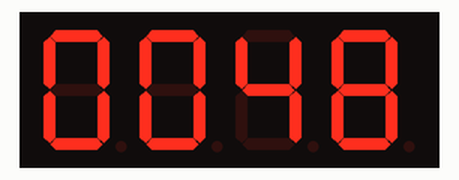
The sketch below on a simulated Arduino Uno, built with avr-gcc and run on an emulated ATmega328P. Shown: 4-digit seven-segment display. Wiring (inferred from the names in the program): 4-digit 7-segment display, segments lit when LOW: segments pin 6, pin 7, pin 8, pin 9, pin 10, pin 11, pin 12, pin 13; digit selects pin 2, pin 3, pin 4, pin 5. The segment pins are drawn as the display they are named for.

Above: at 0.68 s.
At 4.62 s:
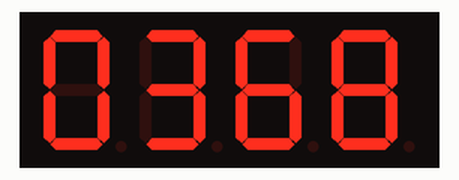
At 8.55 s:
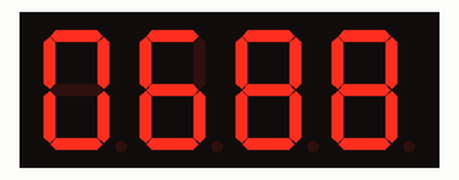
At 18.9 s:
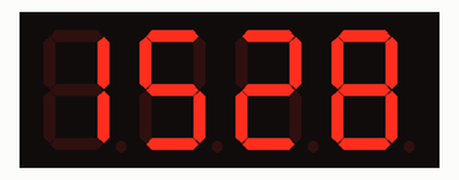
At 27.64 s:
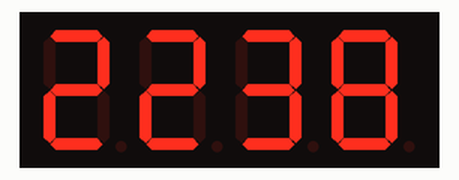
At 36.14 s:
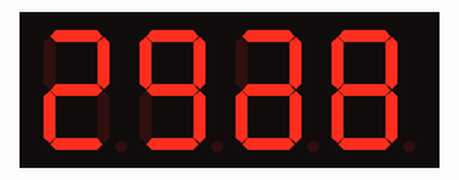

The sketch:

SevSeg_Counter.ino
```cpp
unsigned char const dataPin[8]={6,7,8,9,10,11,12,13};  //段选引脚定义
unsigned char const comPin[4]={2,3,4,5};              //位选引脚定义
unsigned char const segmentDigits[10][7]={          // 数字0－9的段码
//a b c d e f g //
  {0,0,0,0,0,0,1},            //*0*
  {1,0,0,1,1,1,1},            //*1*
  {0,0,1,0,0,1,0},            //*2*
  {0,0,0,0,1,1,0},            //*3*
  {1,0,0,1,1,0,0},            //*4*
  {0,1,0,0,1,0,0},            //*5*
  {0,1,0,0,0,0,0},            //*6*
  {0,0,0,1,1,1,1},            //*7*
  {0,0,0,0,0,0,0},            //*8*
  {0,0,0,0,1,0,0},            //*9*
};
void clearDisp()              //清空显示
{
  for(int j=0;j<4;j++){
    digitalWrite(comPin[j],LOW);     //位选送低电平信号
  }
  for(int i=0;i<8;i++){
    digitalWrite(dataPin[i],HIGH);   //段选送高电平信号
  }
}

void ledData(int n,int data)
{
  for(int i=0;i<80;i++){        //单次数据显示延迟
   digitalWrite(comPin[n],HIGH);  //位选通
   for(int j=0;j<=6;j++){
     digitalWrite(dataPin[j],segmentDigits[data][j]);//段选赋值数据
   }
  }
   digitalWrite(comPin[n],LOW);  //关闭位选
}

void ledDisp(short int a)    //n：显示位   data：显示数据
{
  int q, b, s, g = 0;
  q = a/1000;                //千位
  b = a%1000/100;            //百位
  s = a%1000%100/10;         //十位
  g = a%1000%100%10;         //个位
  char data[4]={q,b,s,g};
    for(int i=0;i<=3;i++)
    {
      ledData(i,data[i]);
    }
    clearDisp();
}
void setup()
{
  for(int i=2;i<=13;i++){    //IO口初使化，数字2－13全部配置为输出模式
    pinMode(i,OUTPUT);
  }
}

void loop()
{
  int count = 0;       //计数变量
  while(1){
    count ++;          //自加
    ledDisp(count);
    if(count > 9999){   //如果显示值大于9999，则清零count，重新计数
      count = 0;
    }
  }
}
```
